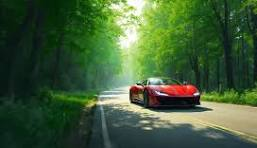
#> input picture images/input/car.jpg, 257 x 148 px, found by its file name
$ python 02_binary_inv.py
#> lines starting #> are read from the running program, lines starting #| are printed output that depends on the picture
# This works opposite to the binary threshold. Pixels above the threshold
# become 0 (black), and those below become the maximum value (255;

import cv2
import numpy as np

image = cv2.imread(".\images\input\car.jpg")
#> image is the input picture: shape (148, 257, 3); mean B, G, R 55.2, 91.8, 64.1
gray_image = cv2.cvtColor(image, cv2.COLOR_BGR2GRAY)
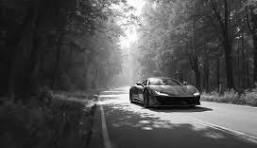
#> gray_image: shape (148, 257); min 0, max 255, mean 79.3

cv2.imshow("Original Image", image)

_, thresh_binary_inv = cv2.threshold(image, 120, 255, cv2.THRESH_BINARY_INV)
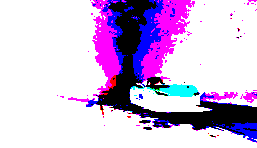
#> thresh_binary_inv: shape (148, 257, 3); mean B, G, R 222.5, 184.3, 206.5

cv2.imshow("Binary Thresholding Inverted", thresh_binary_inv)

cv2.waitKey(0)
cv2.destroyAllWindows()

$ run again, with images/input/cat_dog.jpg copied over images/input/car.jpg
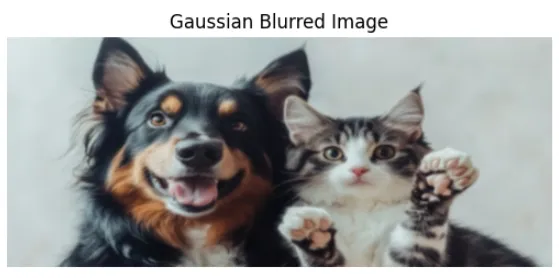
#> input picture images/input/cat_dog.jpg, 559 x 278 px, found by its file name
#> image is the input picture: shape (278, 559, 3); mean B, G, R 159.6, 160.8, 159.1
#> `gray_image = cv2.cvtColor(image, cv2.COLOR_BGR2GRAY)`:
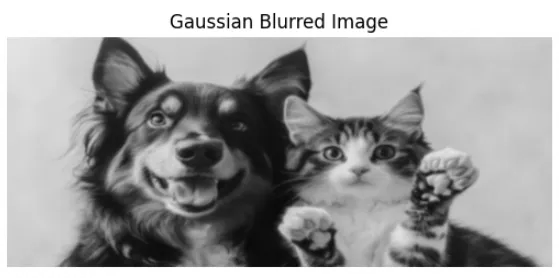
#> gray_image: shape (278, 559); min 2, max 255, mean 160.1
#> `_, thresh_binary_inv = cv2.threshold(image, 120, 255, cv2.THRESH_BINAR..`:
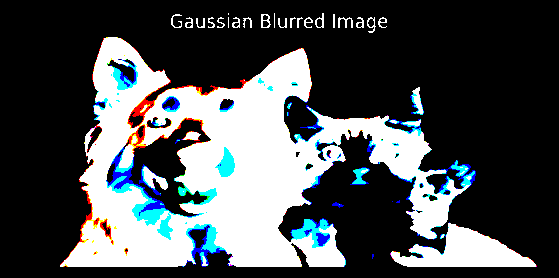
#> thresh_binary_inv: shape (278, 559, 3); mean B, G, R 81.5, 78.8, 74.1
